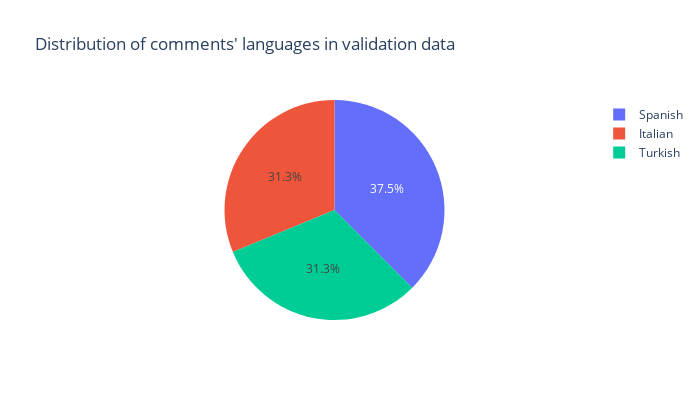

Notebook code cell kept with this figure:
### Markdown cell above
## Validation

### Code cell
languages_val = {a:b for a,b in zip(df_valid['lang'].unique(), df_valid['lang'].value_counts())}
languages_val['Spanish'] = languages_val.pop('es')
languages_val['Italian'] = languages_val.pop('it')
languages_val['Turkish'] = languages_val.pop('tr')


fig = px.pie(values=languages_val.values(), names=languages_val.keys(), width=700, height=400,
            title="Distribution of comments' languages in validation data")
fig.show()

### Figure 1 — Plotly figure (JSON) as saved in the notebook; plotly's stock layout.template omitted (floating-point values rounded to 4 significant figures)
{"data": [{"domain": {"x": [0, 1], "y": [0, 1]}, "hovertemplate": "label=%{label}<br>value=%{value}<extra></extra>", "labels": ["Spanish", "Italian", "Turkish"], "legendgroup": "", "name": "", "showlegend": true, "type": "pie", "values": [3000, 2500, 2500]}], "layout": {"height": 400, "legend": {"tracegroupgap": 0}, "title": {"text": "Distribution of comments' languages in validation data"}, "width": 700}}
